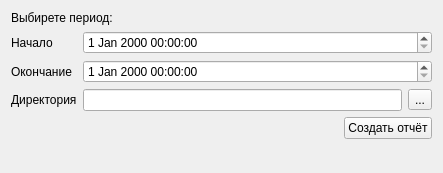
<?xml version="1.0" encoding="UTF-8"?>
<ui version="4.0">
 <class>timePdf</class>
 <widget class="QWidget" name="timePdf">
  <property name="geometry">
   <rect>
    <x>0</x>
    <y>0</y>
    <width>443</width>
    <height>173</height>
   </rect>
  </property>
  <property name="windowTitle">
   <string>Отчёт за время</string>
  </property>
  <layout class="QVBoxLayout" name="verticalLayout">
   <item>
    <widget class="QLabel" name="label">
     <property name="text">
      <string>Выбирете период:</string>
     </property>
    </widget>
   </item>
   <item>
    <layout class="QGridLayout" name="gridLayout">
     <item row="0" column="0">
      <widget class="QLabel" name="label_2">
       <property name="text">
        <string>Начало</string>
       </property>
      </widget>
     </item>
     <item row="0" column="1">
      <widget class="QDateTimeEdit" name="startTime"/>
     </item>
     <item row="1" column="0">
      <widget class="QLabel" name="label_3">
       <property name="text">
        <string>Окончание</string>
       </property>
      </widget>
     </item>
     <item row="1" column="1">
      <widget class="QDateTimeEdit" name="endTime"/>
     </item>
     <item row="2" column="0">
      <widget class="QLabel" name="label_4">
       <property name="text">
        <string>Директория</string>
       </property>
      </widget>
     </item>
     <item row="2" column="1">
      <layout class="QGridLayout" name="gridLayout_2">
       <item row="0" column="0">
        <widget class="QLineEdit" name="adress">
         <property name="enabled">
          <bool>true</bool>
         </property>
         <property name="sizePolicy">
          <sizepolicy hsizetype="Expanding" vsizetype="Fixed">
           <horstretch>0</horstretch>
           <verstretch>0</verstretch>
          </sizepolicy>
         </property>
        </widget>
       </item>
       <item row="0" column="1">
        <widget class="QToolButton" name="chooseAdress">
         <property name="sizePolicy">
          <sizepolicy hsizetype="Fixed" vsizetype="Fixed">
           <horstretch>0</horstretch>
           <verstretch>0</verstretch>
          </sizepolicy>
         </property>
         <property name="layoutDirection">
          <enum>Qt::LeftToRight</enum>
         </property>
         <property name="text">
          <string>...</string>
         </property>
        </widget>
       </item>
      </layout>
     </item>
    </layout>
   </item>
   <item>
    <layout class="QHBoxLayout" name="horizontalLayout">
     <item>
      <spacer name="horizontalSpacer">
       <property name="orientation">
        <enum>Qt::Horizontal</enum>
       </property>
       <property name="sizeHint" stdset="0">
        <size>
         <width>40</width>
         <height>20</height>
        </size>
       </property>
      </spacer>
     </item>
     <item>
      <widget class="QPushButton" name="makePdf">
       <property name="text">
        <string>Создать отчёт</string>
       </property>
      </widget>
     </item>
    </layout>
   </item>
   <item>
    <spacer name="verticalSpacer">
     <property name="orientation">
      <enum>Qt::Vertical</enum>
     </property>
     <property name="sizeHint" stdset="0">
      <size>
       <width>20</width>
       <height>40</height>
      </size>
     </property>
    </spacer>
   </item>
  </layout>
 </widget>
 <resources/>
 <connections/>
</ui>
